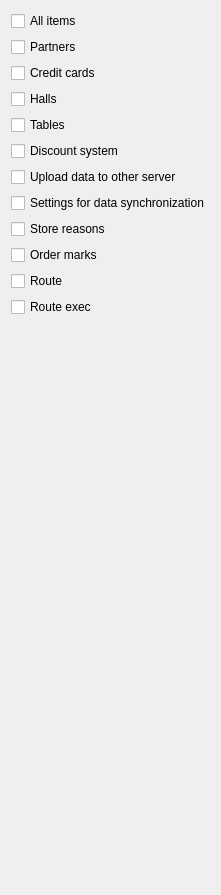
     <widget class="QWidget" name="tab_7">
      <attribute name="title">
       <string>Other</string>
      </attribute>
      <layout class="QVBoxLayout" name="verticalLayout_2">
       <item>
        <widget class="C5CheckBox" name="chOtherAllItems">
         <property name="text">
          <string>All items</string>
         </property>
         <property name="Tag" stdset="0">
          <number>700</number>
         </property>
        </widget>
       </item>
       <item>
        <widget class="C5CheckBox" name="checkBox_38">
         <property name="text">
          <string>Partners</string>
         </property>
         <property name="Tag" stdset="0">
          <number>709</number>
         </property>
        </widget>
       </item>
       <item>
        <widget class="C5CheckBox" name="checkBox_28">
         <property name="text">
          <string>Credit cards</string>
         </property>
         <property name="Tag" stdset="0">
          <number>701</number>
         </property>
        </widget>
       </item>
       <item>
        <widget class="C5CheckBox" name="checkBox_33">
         <property name="text">
          <string>Halls</string>
         </property>
         <property name="Tag" stdset="0">
          <number>704</number>
         </property>
        </widget>
       </item>
       <item>
        <widget class="C5CheckBox" name="checkBox_34">
         <property name="text">
          <string>Tables</string>
         </property>
         <property name="Tag" stdset="0">
          <number>705</number>
         </property>
        </widget>
       </item>
       <item>
        <widget class="C5CheckBox" name="chDisch">
         <property name="text">
          <string>Discount system</string>
         </property>
         <property name="Tag" stdset="0">
          <number>702</number>
         </property>
        </widget>
       </item>
       <item>
        <widget class="C5CheckBox" name="checkBox_32">
         <property name="text">
          <string>Upload data to other server</string>
         </property>
         <property name="Tag" stdset="0">
          <number>703</number>
         </property>
        </widget>
       </item>
       <item>
        <widget class="C5CheckBox" name="checkBox_37">
         <property name="text">
          <string>Settings for data synchronization</string>
         </property>
         <property name="Tag" stdset="0">
          <number>706</number>
         </property>
        </widget>
       </item>
       <item>
        <widget class="C5CheckBox" name="checkBox_53">
         <property name="text">
          <string>Store reasons</string>
         </property>
         <property name="Tag" stdset="0">
          <number>708</number>
         </property>
        </widget>
       </item>
       <item>
        <widget class="C5CheckBox" name="checkBox_149">
         <property name="text">
          <string>Order marks</string>
         </property>
         <property name="Tag" stdset="0">
          <number>710</number>
         </property>
        </widget>
       </item>
       <item>
        <widget class="C5CheckBox" name="checkBox_150">
         <property name="text">
          <string>Route</string>
         </property>
         <property name="Tag" stdset="0">
          <number>711</number>
         </property>
        </widget>
       </item>
       <item>
        <widget class="C5CheckBox" name="checkBox_151">
         <property name="text">
          <string>Route exec</string>
         </property>
         <property name="Tag" stdset="0">
          <number>712</number>
         </property>
        </widget>
       </item>
       <item>
        <spacer name="verticalSpacer_7">
         <property name="orientation">
          <enum>Qt::Orientation::Vertical</enum>
         </property>
         <property name="sizeHint" stdset="0">
          <size>
           <width>20</width>
           <height>567</height>
          </size>
         </property>
        </spacer>
       </item>
      </layout>
     </widget>
